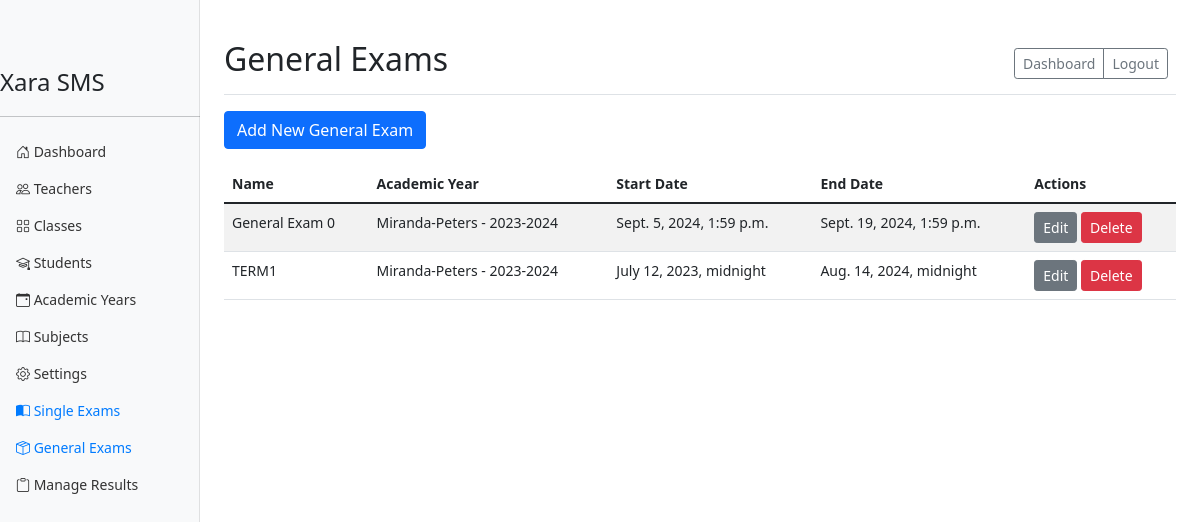
The page /users/general-exams/ on the database its author committed.
### result_system/models.py (models this page shows, shortened)
class GeneralExam(models.Model):
    school = models.ForeignKey(School, on_delete=models.CASCADE, related_name='general_exams')
    name = models.CharField(max_length=100)
    academic_year = models.ForeignKey(AcademicYear, on_delete=models.CASCADE, related_name='general_exams')
    exams = models.ManyToManyField(Exam, related_name='general_exams', through='GeneralExamWeight')
    start_date = models.DateTimeField()
    end_date = models.DateTimeField()
    total_coefficient = models.DecimalField(max_digits=5, decimal_places=2, default=1.00)
    class Meta:
        unique_together = ('school', 'name', 'academic_year')

class AcademicYear(models.Model):
    school = models.ForeignKey(School, on_delete=models.CASCADE, related_name='academic_years')
    year = models.CharField(max_length=9)  # e.g., "2023-2024"
    start_date = models.DateField()
    end_date = models.DateField()
    is_current = models.BooleanField(default=False)
    class Meta:
        unique_together = ('school', 'year')
        indexes = [
            models.Index(fields=['school', 'is_current']),
        ]
    def __str__(self):
        return f"{self.school.name} - {self.year}"

class School(models.Model):
    name = models.CharField(max_length=255, unique=True)
    code = models.CharField(max_length=10, unique=True)
    address = models.TextField(blank=True)
    phone = models.CharField(max_length=20, blank=True)
    email = models.EmailField(blank=True)
    website = models.URLField(blank=True)
    created_at = models.DateTimeField(auto_now_add=True)
    updated_at = models.DateTimeField(auto_now=True)

### users/views.py (the view)
# urls.py: path('general-exams/', GeneralExamListView.as_view(), name='general_exam_list'),
class GeneralExamListView(ListView):
    model = GeneralExam
    template_name = 'users/general_exam_list.html'
    context_object_name = 'general_exams'

### templates/users/general_exam_list.html (shortened to what this page needs)
{% extends "users/dashboard_base.html" %}
{% block page_title %}General Exams{% endblock %}
{% block dashboard_content %}
<div class="row mb-3">
    <div class="col-12">
        <a href="{% url 'general_exam_create' %}" class="btn btn-primary">Add New General Exam</a>
    </div>
</div>
<div class="table-responsive">
    <table class="table table-striped">
        <thead>
            <tr>
                <th>Name</th>
                <th>Academic Year</th>
                <th>Start Date</th>
                <th>End Date</th>
                <th>Actions</th>
            </tr>
        </thead>
        <tbody>
            {% for general_exam in general_exams %}
            <tr>
                <td>{{ general_exam.name }}</td>
                <td>{{ general_exam.academic_year }}</td>
                <td>{{ general_exam.start_date }}</td>
                <td>{{ general_exam.end_date }}</td>
                <td>
                    <a href="{% url 'general_exam_update' general_exam.pk %}" class="btn btn-sm btn-secondary">Edit</a>
                    <a href="{% url 'general_exam_delete' general_exam.pk %}" class="btn btn-sm btn-danger">Delete</a>
                </td>
            </tr>
            {% empty %}
            <tr>
                <td colspan="5">No general exams found.</td>
            </tr>
            {% endfor %}
        </tbody>
    </table>
</div>
{% endblock dashboard_content %}

### templates/users/dashboard_base.html (style rules this page uses)
body { font-size: .875rem; }

### rows shown on the page
GeneralExam: name "General Exam 0", academic_year "Miranda-Peters - 2023-2024", start_date "Sept. 5, 2024, 1:59 p.m.", end_date "Sept. 19, 2024, 1:59 p.m."
GeneralExam: name "TERM1", academic_year "Miranda-Peters - 2023-2024", start_date "July 12, 2023, midnight", end_date "Aug. 14, 2024, midnight"
